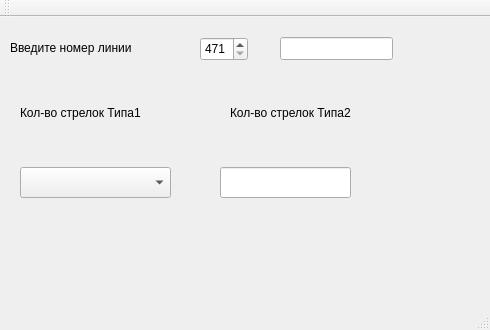
<?xml version="1.0" encoding="UTF-8"?>
<ui version="4.0">
 <class>MainWindow</class>
 <widget class="QMainWindow" name="MainWindow">
  <property name="geometry">
   <rect>
    <x>0</x>
    <y>0</y>
    <width>490</width>
    <height>330</height>
   </rect>
  </property>
  <property name="windowTitle">
   <string>MainWindow</string>
  </property>
  <widget class="QWidget" name="centralWidget">
   <widget class="QLabel" name="label">
    <property name="geometry">
     <rect>
      <x>10</x>
      <y>20</y>
      <width>171</width>
      <height>21</height>
     </rect>
    </property>
    <property name="text">
     <string>Введите номер линии</string>
    </property>
   </widget>
   <widget class="QSpinBox" name="spinBox">
    <property name="geometry">
     <rect>
      <x>200</x>
      <y>20</y>
      <width>48</width>
      <height>24</height>
     </rect>
    </property>
    <property name="minimum">
     <number>471</number>
    </property>
    <property name="maximum">
     <number>2784</number>
    </property>
   </widget>
   <widget class="QLineEdit" name="lineEdit">
    <property name="geometry">
     <rect>
      <x>280</x>
      <y>20</y>
      <width>113</width>
      <height>23</height>
     </rect>
    </property>
    <property name="readOnly">
     <bool>true</bool>
    </property>
   </widget>
   <widget class="QLabel" name="label_2">
    <property name="geometry">
     <rect>
      <x>20</x>
      <y>80</y>
      <width>191</width>
      <height>31</height>
     </rect>
    </property>
    <property name="text">
     <string>Кол-во стрелок Типа1 </string>
    </property>
   </widget>
   <widget class="QLabel" name="label_3">
    <property name="geometry">
     <rect>
      <x>230</x>
      <y>80</y>
      <width>191</width>
      <height>31</height>
     </rect>
    </property>
    <property name="text">
     <string>Кол-во стрелок Типа2</string>
    </property>
   </widget>
   <widget class="QComboBox" name="comboBox">
    <property name="geometry">
     <rect>
      <x>20</x>
      <y>150</y>
      <width>151</width>
      <height>31</height>
     </rect>
    </property>
   </widget>
   <widget class="QLineEdit" name="lineEdit_2">
    <property name="geometry">
     <rect>
      <x>220</x>
      <y>150</y>
      <width>131</width>
      <height>31</height>
     </rect>
    </property>
   </widget>
  </widget>
  <widget class="QMenuBar" name="menuBar">
   <property name="geometry">
    <rect>
     <x>0</x>
     <y>0</y>
     <width>490</width>
     <height>20</height>
    </rect>
   </property>
  </widget>
  <widget class="QToolBar" name="mainToolBar">
   <attribute name="toolBarArea">
    <enum>TopToolBarArea</enum>
   </attribute>
   <attribute name="toolBarBreak">
    <bool>false</bool>
   </attribute>
  </widget>
  <widget class="QStatusBar" name="statusBar"/>
 </widget>
 <layoutdefault spacing="6" margin="11"/>
 <resources/>
 <connections/>
</ui>
